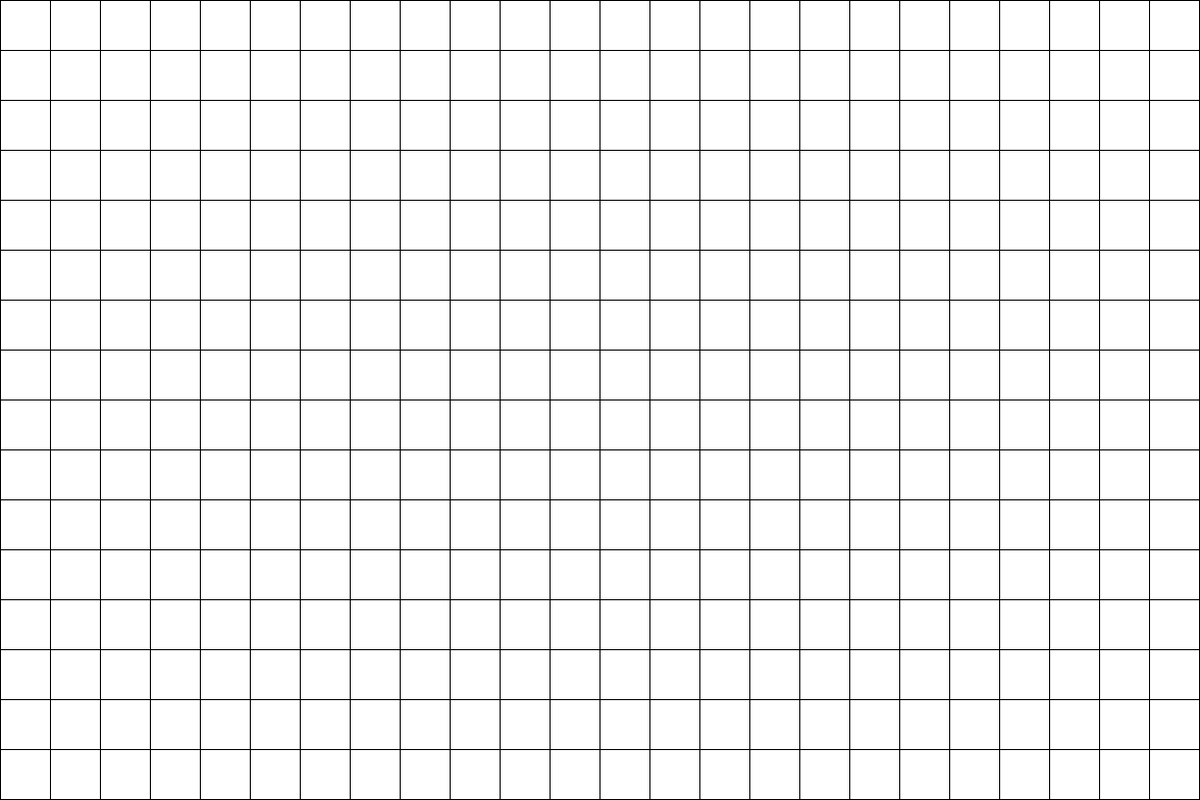
Frame 1 (no input)
Frame 60 (the mouse pressed at the canvas centre just before this capture): identical to frame 1, image omitted
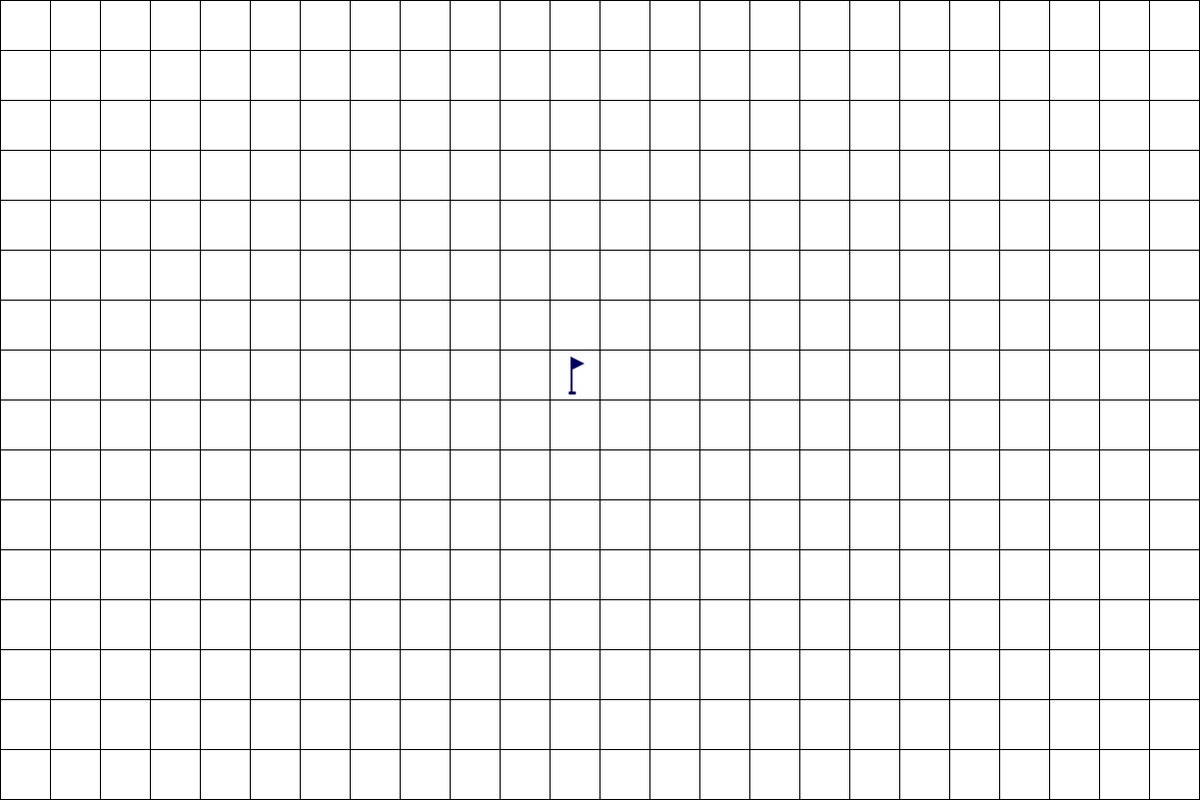
Frame 120 (the mouse held since frame 60 and released just before this capture)

The Processing sketch that drew these frames (run headless with seeded random() and noise(); from frame 60 on, the mouse is pressed at the canvas centre):

// Processing sketch: minesweeper
// ── minesweeper.pde
int rows=16,cols=24,w=50;
block[][] blocks=new block[cols][rows];
boolean go=false;

void setup(){
  size(1201,801);
  background(180);
  for(int i=0;i<cols;i++){
    for(int j=0;j<rows;j++){
      blocks[i][j]=new block(i,j);
    }
  }
}

void draw(){
  for(int i=0;i<cols;i++){
    for(int j=0;j<rows;j++){
      blocks[i][j].show();
      if(blocks[i][j].getHit()&&blocks[i][j].getBomb()){
        go=true;
      }
    }
  }
  if(go==true){
    gameover();
  }
}

void mousePressed(){
  for(int i=0;i<cols;i++){
    for(int j=0;j<rows;j++){
      if(mouseX>blocks[i][j].getX()&&mouseX<blocks[i][j].getX()+w+1){
        if(mouseY>blocks[i][j].getY()&&mouseY<blocks[i][j].getY()+w+1){
          if(mouseButton==LEFT){
            blocks[i][j].reveal();
          }
          else if(blocks[i][j].getFlag()==false&&blocks[i][j].getHit()==false){
            blocks[i][j].setFlag(true);
          }
          else{
            blocks[i][j].setFlag(false);
          }
        }
      }
    }
  }
}

void gameover(){
  noLoop();
  textSize(200);
  stroke(0);
  fill(255,0,0);
  textAlign(CENTER);
  text("GAME OVER",600,400);
}

class block{
  int x,y,posX,posY,around=-1;
  boolean bomb,hit=false,flag=false;
  block(int i,int j){
    if(Math.random()>.75){
      bomb=true;
    }
    x=w*i;
    y=w*j;
    posX=i;
    posY=j;
  }
  void show(){
     if(hit==true){
      stroke(0);
      fill(220);
      rect(x,y,w,w);
    }
    if(bomb==true){
      stroke(200,100,0);
      fill(255,150,0);
      ellipse(x+(w/2),y+(w/2),w/2,w/2);
    }
    else{
      textSize(30);
      fill(255,0,0);
      if(around>0){
        text(around,x+(w/3),y+(2*(w/3)));
      }
    }
    if(hit==false){
      stroke(0);
      fill(255);
      rect(x,y,w,w);
    }
    if(flag==true){
      noStroke();
      fill(0,0,100);
      rect(x+(3*w/7),y+(2*w/7),w/18,4*w/7);
      triangle(x+(3*w/7),y+(w/7),x+(5*w/7),y+(2*w/7),x+(3*w/7),y+(3*w/7));
      rect(x+(2.7*w/7),y+(6*w/7),w/7,w/15);
    }
  }
  
  int getX(){
    return x;
  }
  
  int getY(){
    return y;
  }
  
  boolean getBomb(){
    return bomb;
  }
  
  boolean getHit(){
    return hit;
  }
  
  boolean getFlag(){
    return flag;
  }
  
  void setFlag(boolean set){
    flag=set;
  }
  
  void reveal(){
    if(flag==false){
      hit=true;
      check();
    }
  }
  
  void check(){
    around=0;
    for(int i=posX-1;i<=posX+1;i++){
      if(i>=0&&i<cols){
        for(int j=posY-1;j<=posY+1;j++){
          if(j>=0&&j<rows){
            if(blocks[i][j].getBomb()){
              around++;
            }
          }
        }
      }
    }
    if(around==0){
      for(int i=posX-1;i<=posX+1;i++){
        if(i>=0&&i<cols){
          for(int j=posY-1;j<=posY+1;j++){
            if(j>=0&&j<rows&&blocks[i][j].getHit()==false){
              blocks[i][j].reveal();
            }
          }
        }
      }
    }
  }
}
